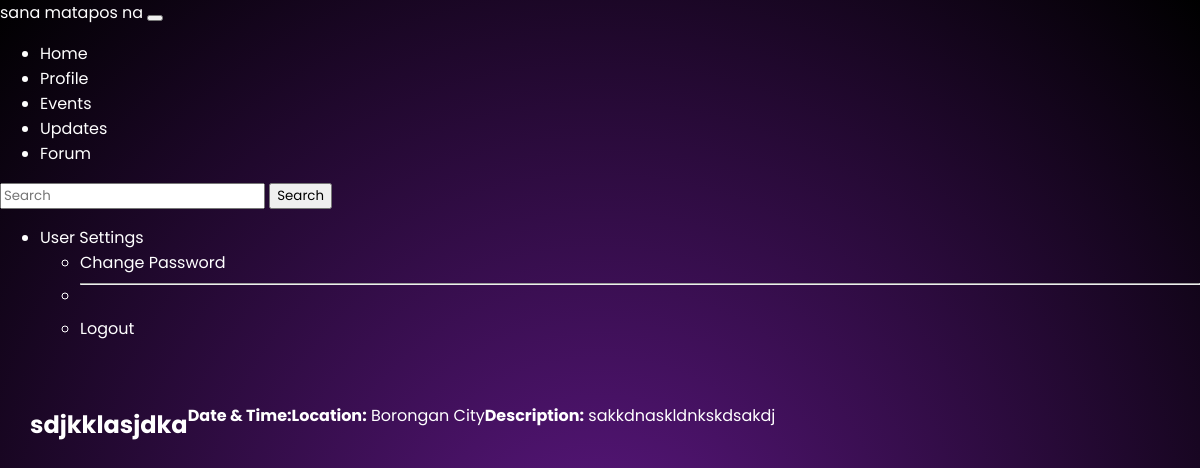
The page /event/1/ on the database its author committed.
### core/models.py (models this page shows, shortened)
class Event(models.Model):
    title = models.CharField(max_length=200)
    description = models.TextField()
    date = models.DateField(default=date.today)
    time = models.TimeField()
    location = models.CharField(max_length=200)

### core/views.py (the view)
# urls.py: path('event/<int:pk>/', EventDetailView.as_view(), name='event_detail'),
class EventDetailView(DetailView):
    model = Event
    template_name = 'core/event_detail.html'
    context_object_name = 'event'

### core/templates/core/event_detail.html
{% extends 'base.html' %}
{% block content %}
<h2>{{ event.title }}</h2>
<p><strong>Date & Time:</strong> {{ event.datetime }}</p>
<p><strong>Location:</strong> {{ event.location }}</p>
<p><strong>Description:</strong> {{ event.description }}</p>
{% endblock %}

### core/static/css/style.css (style rules this page uses)
body { margin: 0; padding: 0; font-family: 'Poppins', sans-serif; background: radial-gradient(circle, #5b1780, #000000); color: white; }

### core/static/css/events.css (style rules this page uses)
* { box-sizing: border-box; font-family: 'Poppins', sans-serif; }
body { margin: 0; padding: 0; background: radial-gradient(circle, #5b1780, #000000); color: white; }

### rows shown on the page
Event: title "sdjkklasjdka", location "Borongan City", description "sakkdnaskldnkskdsakdj"
